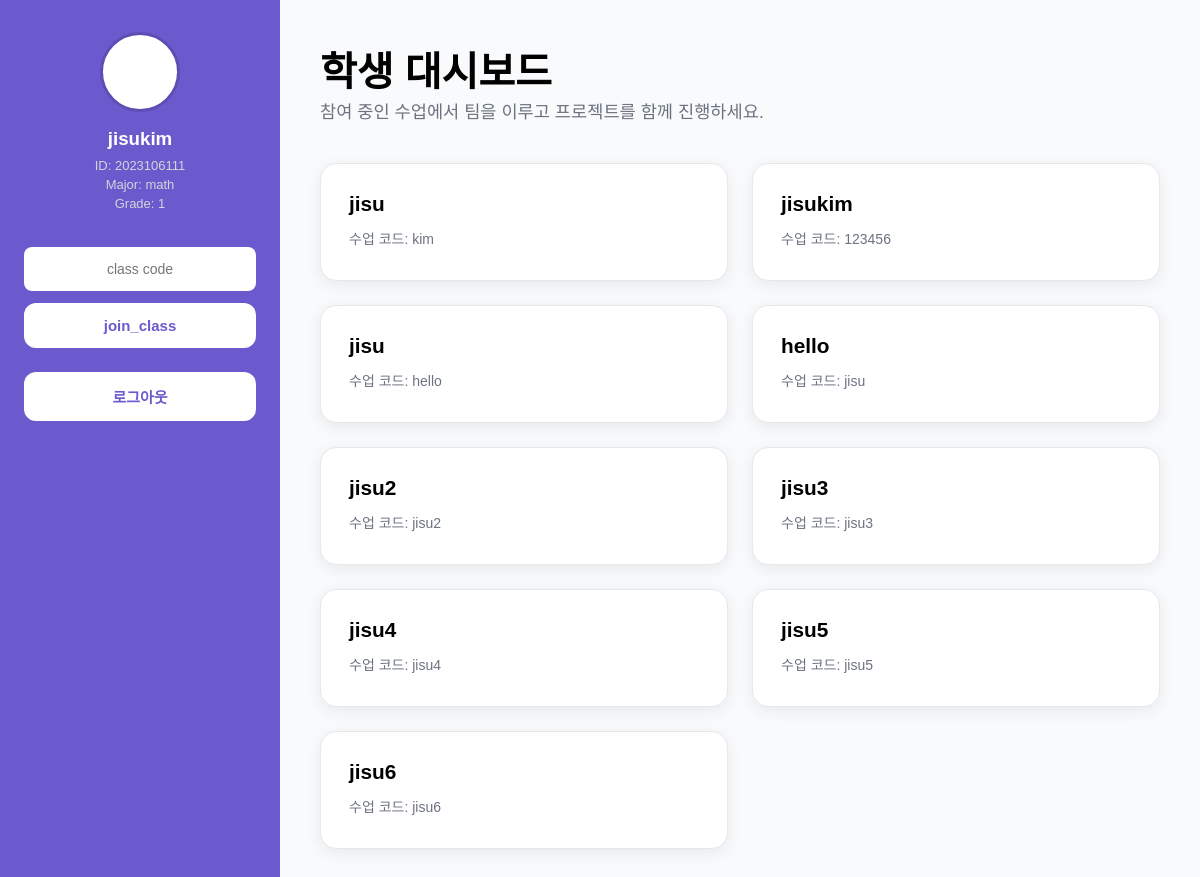
/mainpage_stu (signed in), run on the app's committed database.
### tables this page shows
CREATE TABLE "signup_info_student" (
	"username"	TEXT NOT NULL,
	"password"	TEXT NOT NULL,
	"major"	TEXT NOT NULL,
	"grade"	INTEGER NOT NULL,
	"student_number"	INTEGER NOT NULL,
	PRIMARY KEY("username")
);

CREATE TABLE "class_info" (
	"class_name"	TEXT NOT NULL,
	"class_code"	TEXT NOT NULL,
	"class_size"	INTEGER NOT NULL,
	"prof_id"	TEXT NOT NULL,
	"current_size"	INTEGER DEFAULT 0,
	PRIMARY KEY("class_code")
);

### main/backend.py (the view)
@app.route('/mainpage_stu')
def mainpage_stu():
        username = session.get("username")
        conn = sqlite3.connect('teample.db')
        cursor = conn.cursor()
        cursor.execute('SELECT class_code FROM class_relationship WHERE username = ?', (username,))
        included_class_codes = cursor.fetchall()
        conn.commit()
        conn.close()
        included_class_info = []
        conn = sqlite3.connect('teample.db')
        cursor = conn.cursor()
        for class_code in included_class_codes:
                cursor.execute('SELECT class_name, class_code, class_size FROM class_info WHERE class_code= ?', (class_code[0],))
                class_info = cursor.fetchone()
                if class_info:
                    included_class_info.append(class_info)
        return render_template("mainpage_stu.html", session=session, included_class_info= included_class_info)

### main/backend.py (called while the page is built)
@app.before_request
def save_logged_in_user():
    username = session.get('username')
    prof_or_stu = session.get('prof_or_stu')
    g.user = None
    if username and prof_or_stu:
        conn = sqlite3.connect('teample.db')
        conn.row_factory = sqlite3.Row
        cursor = conn.cursor()
        if prof_or_stu == 'student':
            cursor.execute('SELECT * FROM signup_info_student WHERE username = ?', (username,))
            g.user = cursor.fetchone()
            conn.close()
        elif prof_or_stu == 'prof':
            cursor.execute('SELECT * FROM signup_info_prof WHERE username = ?', (username,))
            g.user = cursor.fetchone()
            conn.close()

### main/templates/mainpage_stu.html (shortened to what this page needs)
<!DOCTYPE html>
<html>
    <head>
        <link rel="stylesheet" href="{{ url_for('static', filename='mainpage_stu.css') }}" />
    </head>
    <body>
    <div class="container">
        <div class="sidebar">
        <div class="profile">
            <div class="profile-pic"></div>
            <h3>{{session['username']}}</h3>
            <p>ID: {{session['student_number']}}</p>
            <p>Major: {{session['major']}} </p>
            <p>Grade: {{ session['grade']}} </p>
            </div>
            <div class= "join_team">
            <form action="/join_class" method="POST">
                <input placeholder = "class code" type="text" name= "class_code" id="class_code" required>
                <button id="team_button" type="submit" onsubmit="join_class_socket()">join_class</button>
            </form>            </div>
            <div class="logout">
                <button onclick="location.href='/logout'">로그아웃</button>
            </div>
        </div>
        <div class="main-content">
            <div class="page-header">
                <h1>학생 대시보드</h1>
                <p>참여 중인 수업에서 팀을 이루고 프로젝트를 함께 진행하세요.</p>
            </div>
            <div class="class-grid">
                {% if included_class_info %}
                    {% for class in included_class_info %}
                        <form action="/teample_stu" method="POST">
                            <button type="submit">
                                <div class="class-info">
                                    <h3>{{ class[0] }}</h3>
                                    <div class="class-details">
                                        <p>수업 코드: {{ class[1] }}</p>
                                    </div>
                                </div>
                            </button>
                        </form>
                    {% endfor %}
                {% else %}
                    <div class="empty-state">
                        <h3>아직 참여한 수업이 없습니다</h3>
                        <p>교수님께서 제공한 수업 코드로 수업에 참여해보세요!</p>
                    </div>
                {% endif %}
            </div>
        </div>
    </div>
    </body>
</html>

### main/static/mainpage_stu.css (style rules this page uses)
:root { --primary: #6a5acd; --primary-dark: #5d4eb4; --white: #ffffff; --text-light: #f0f0f0; --text-muted: #d1d5db; --bg-light: #f9fafb; --border-color: #e5e7eb; --font-family: 'Noto Sans KR', sans-serif; }
* { margin: 0; padding: 0; box-sizing: border-box; }
body { font-family: var(--font-family); background-color: var(--bg-light); }
.container { display: flex; min-height: 100vh; }
.sidebar { width: 280px; background: var(--primary); padding: 32px 24px; display: flex; flex-direction: column; flex-shrink: 0; }
.profile { text-align: center; margin-bottom: 32px; }
.profile-pic { width: 80px; height: 80px; background: var(--white); border-radius: 50%; margin: 0 auto 16px; border: 3px solid var(--primary-dark); }
.profile h3 { margin: 12px 0 8px; color: var(--white); }
.profile p { margin: 4px 0; font-size: 13px; color: var(--text-muted); }
.join_team { margin-bottom: 24px; }
.join_team input { width: 100%; padding: 14px; border-radius: 8px; border: none; margin-bottom: 12px; text-align: center; font-size: 14px; }
.join_team button { width: 100%; padding: 14px 20px; font-size: 15px; font-weight: 600; color: var(--primary); background: var(--white); border: none; border-radius: 12px; cursor: pointer; transition: all 0.3s ease; }
.logout button { margin-top: auto; width: 100%; padding: 14px 20px; font-size: 15px; font-weight: 600; color: var(--primary); background: var(--white); border: none; border-radius: 12px; cursor: pointer; transition: all 0.3s ease; }
.main-content { flex: 1; padding: 40px; }
.page-header { margin-bottom: 40px; }
.page-header h1 { font-size: 2.5rem; font-weight: 700; }
.page-header p { font-size: 1.1rem; color: #6b7280; }
.class-grid { display: grid; gap: 24px; grid-template-columns: repeat(auto-fill, minmax(320px, 1fr)); }
.class-grid form button { width: 100%; padding: 28px; background: var(--white); border-radius: 16px; box-shadow: 0 4px 16px rgba(0, 0, 0, 0.07); border: 1px solid var(--border-color); cursor: pointer; text-align: left; transition: all 0.3s ease; }
.class-info h3 { font-size: 1.3rem; margin-bottom: 12px; }
.class-details p { font-size: 14px; color: #6b7280; margin: 4px 0; }

### data on the page
signup_info_student: major "math"
class_info: class_name "jisu", class_code "kim"
class_info: class_name "jisukim", class_code "123456"
class_info: class_name "jisu", class_code "hello"
class_info: class_name "hello", class_code "jisu"
class_info: class_name "jisu2", class_code "jisu2"
class_info: class_name "jisu3", class_code "jisu3"
class_info: class_name "jisu4", class_code "jisu4"
class_info: class_name "jisu5", class_code "jisu5"
class_info: class_name "jisu6", class_code "jisu6"

### other printed values
{{ session['username'] }} "jisukim"
{{ session['student_number'] }} "2023106111"
{{ session['grade'] }} "1"
